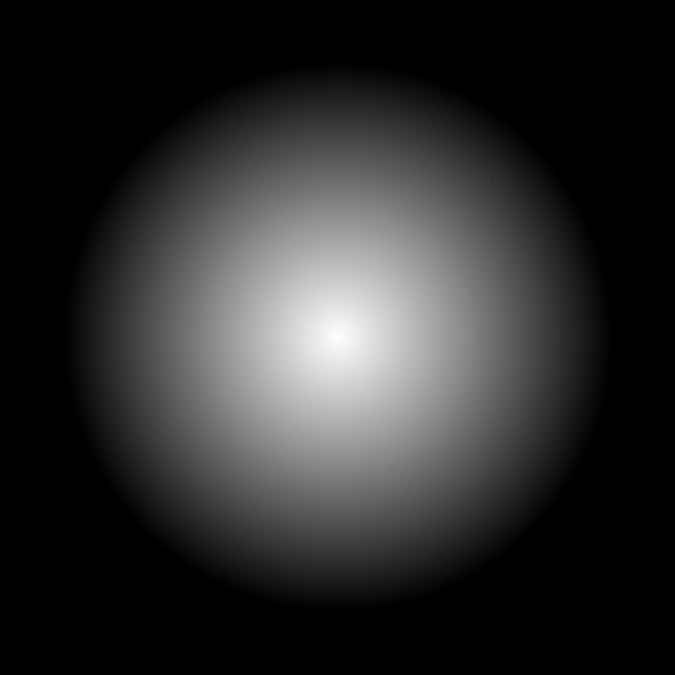
#> input picture 5/original_images/pic.1.tif, 675 x 675 px
$ python -i my_task_functions.py   (imports and definitions only)   (older library calls are emulated)
#> lines starting #> are read from the running program, lines starting #| are printed output that depends on the picture
#> further down, picture is the input picture: shape (675, 675); min 0, max 255, mean 43.9
import cv2
import numpy

from skimage import feature, segmentation, filters, util
from scipy import ndimage

import masks


# [41 lines left out: functions imfilter, detect_points, line_finder, not called in this run]


def watershed_with_distance(image):
    distance = ndimage.distance_transform_edt(image)
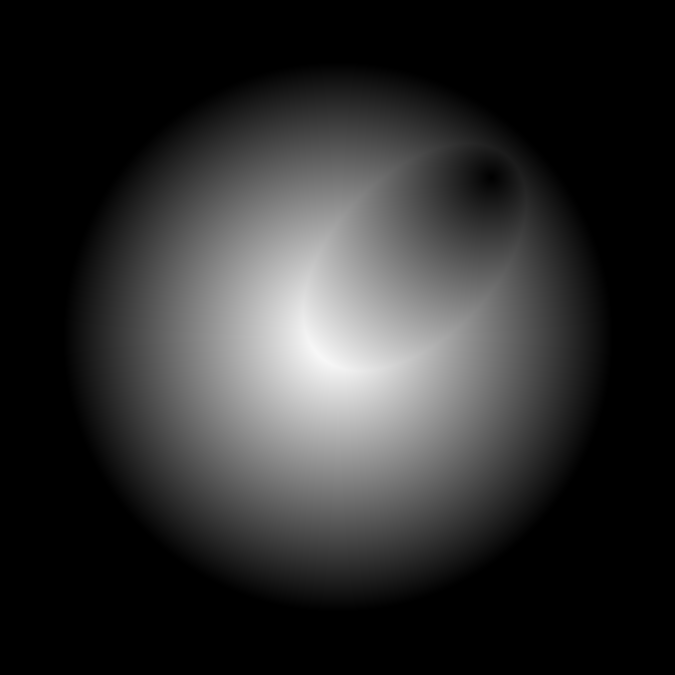
#> distance: shape (675, 675) float64; min 0, max 247.6, mean 45
    coords = feature.peak_local_max(distance, footprint=numpy.ones((3, 3)), labels=image)
#> coords = 50606 pairs, first value 64 to 609, second value 65 to 610
    mask = numpy.zeros(distance.shape, dtype=bool)
    mask[tuple(coords.T)] = True
    markers, _ = ndimage.label(mask)
    return segmentation.watershed(-distance, markers, mask=image)
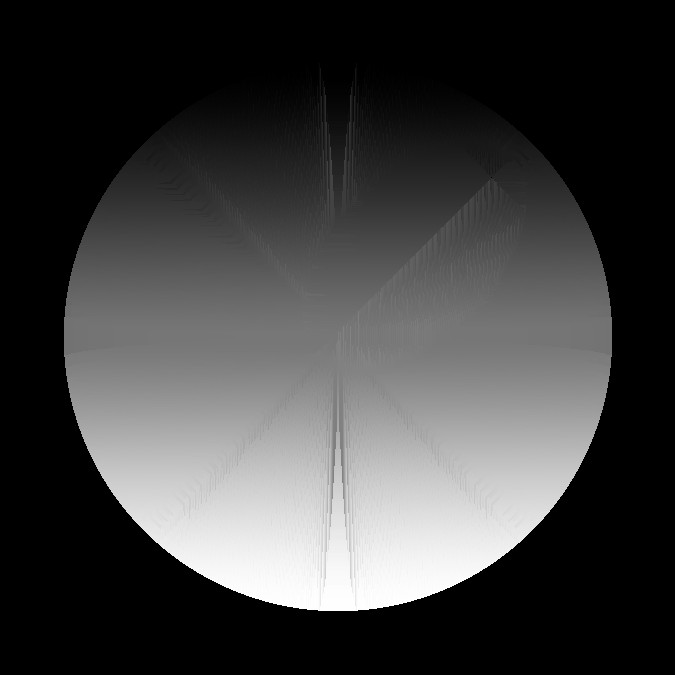
#> returned value: shape (675, 675) int32; min 0, max 32564, mean 8159.4; drawn with min black and max white


# [20 lines left out: functions watershed_with_grad, kmeans_clustering, not called in this run]

>>> import cv2
>>> picture = cv2.imread('original_images/pic.1.tif', cv2.IMREAD_GRAYSCALE)
>>> result = watershed_with_distance(picture)

$ run again, on 5/original_images/pic.3.tif
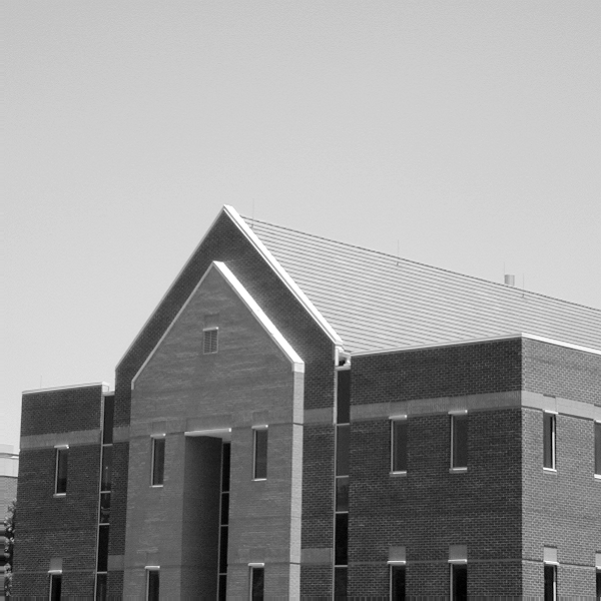
#> input picture 5/original_images/pic.3.tif, 601 x 601 px
#> picture is the input picture: shape (601, 601); min 0, max 255, mean 152.8
#> in watershed_with_distance, `distance = ndimage.distance_transform_edt(image)`:
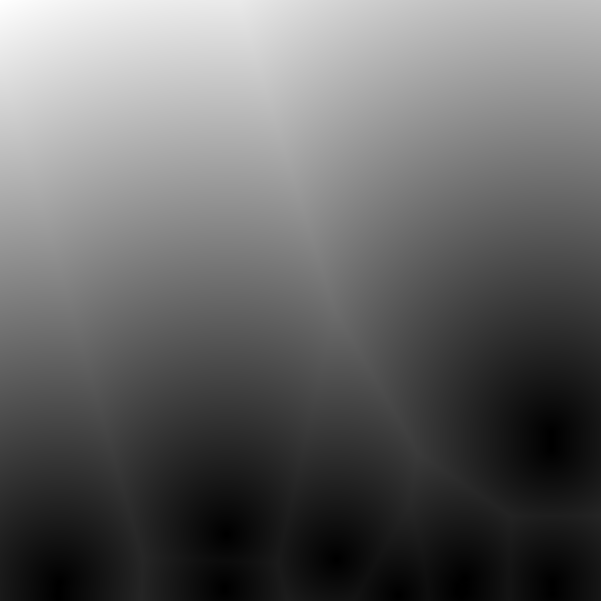
#> distance: shape (601, 601) float64; min 0, max 579.9, mean 230.6; drawn with min black and max white
#> coords = 209758 pairs, first value 1 to 599, second value 1 to 599
#> in watershed_with_distance, `return segmentation.watershed(-distance, markers, mask=image)`:
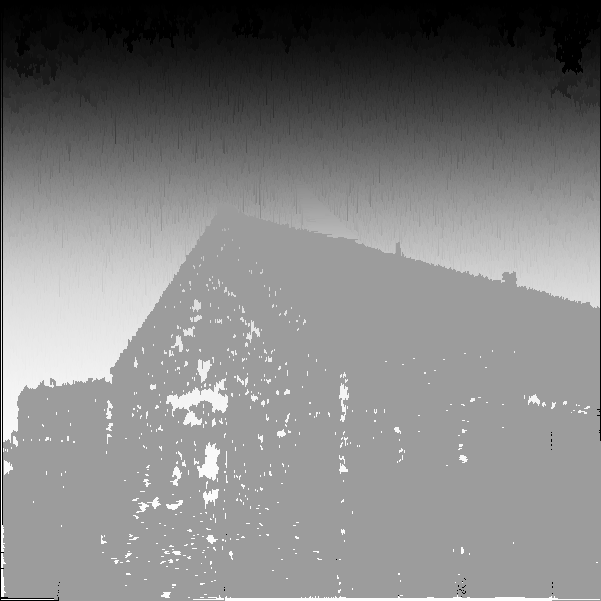
#> returned value: shape (601, 601) int32; min 0, max 21122, mean 10917.1; drawn with min black and max white

$ run again, on 5/original_images/pic.4.tif
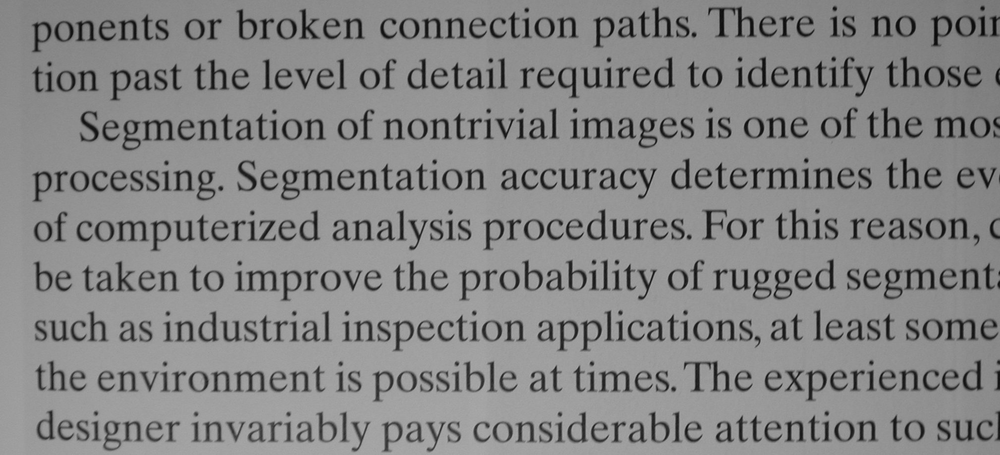
#> input picture 5/original_images/pic.4.tif, 1000 x 455 px, shrunk from 2018 x 918 before the run
#> picture is the input picture: shape (455, 1000); min 7, max 174, mean 133.2
#> in watershed_with_distance, `distance = ndimage.distance_transform_edt(image)`:
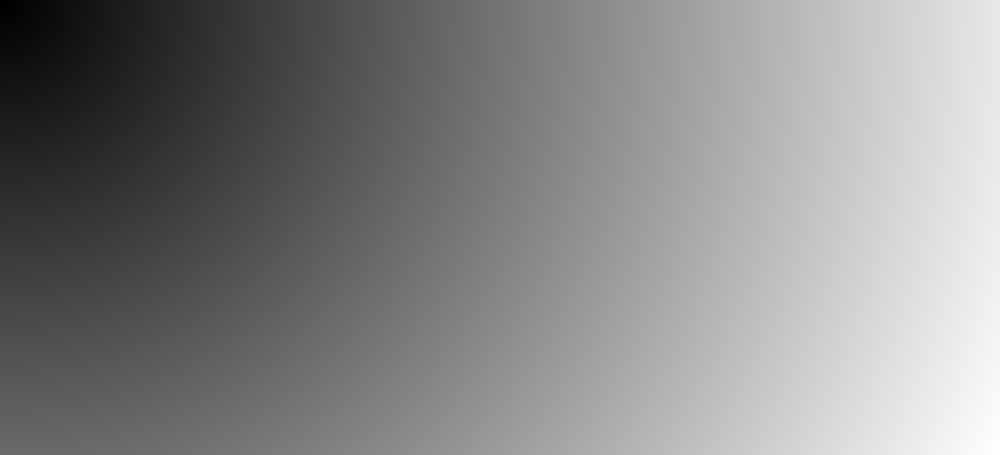
#> distance: shape (455, 1000) float64; min 1, max 1097.7, mean 580.2; drawn with min black and max white
#> coords = 240631 pairs, first value 1 to 453, second value 1 to 998
#> in watershed_with_distance, `return segmentation.watershed(-distance, markers, mask=image)`:
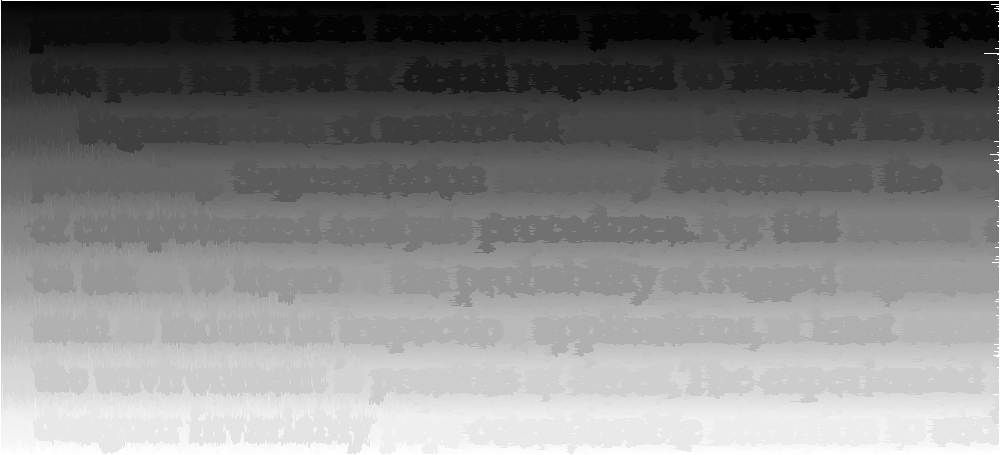
#> returned value: shape (455, 1000) int32; min 1, max 33580, mean 16620.4; drawn with min black and max white

$ run again, on 5/original_images/pic.6.tif
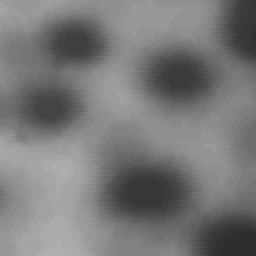
#> input picture 5/original_images/pic.6.tif, 128 x 128 px (shown 2 times larger)
#> picture is the input picture: shape (128, 128); min 46, max 174, mean 120
#> in watershed_with_distance, `distance = ndimage.distance_transform_edt(image)`:
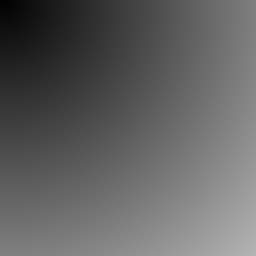
#> distance: shape (128, 128) float64 (shown 2 times larger); min 1, max 180.3, mean 97.9
#> coords = 1308 pairs, first value 1 to 126, second value 1 to 126
#> in watershed_with_distance, `return segmentation.watershed(-distance, markers, mask=image)`:
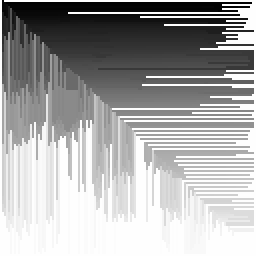
#> returned value: shape (128, 128) int32 (shown 2 times larger); min 1, max 871, mean 576.7; drawn with min black and max white
